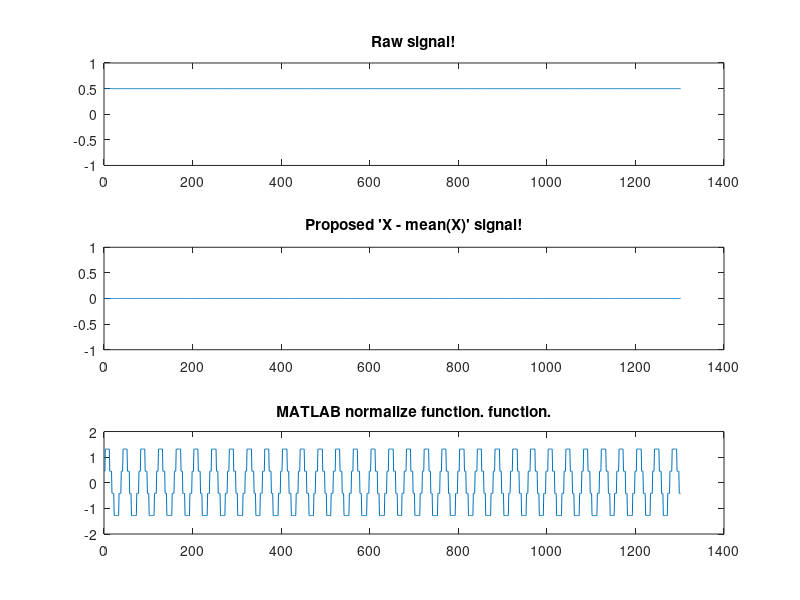
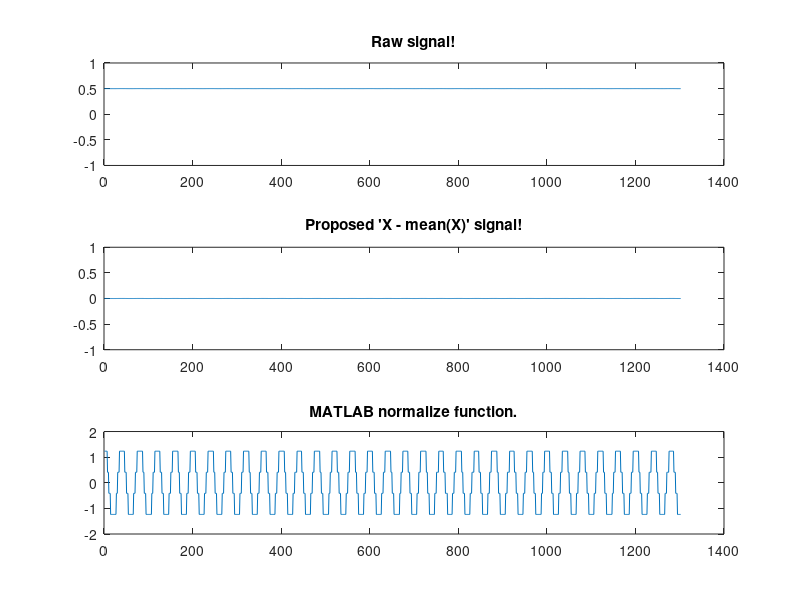
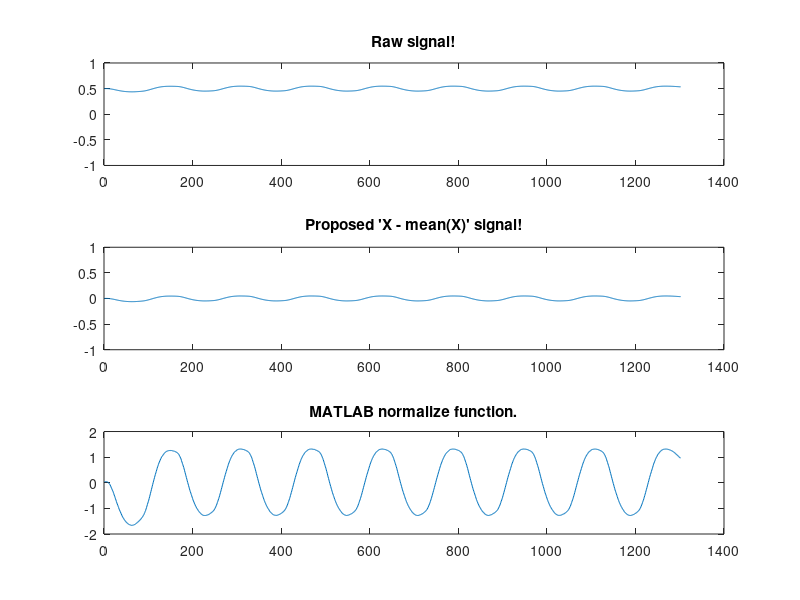
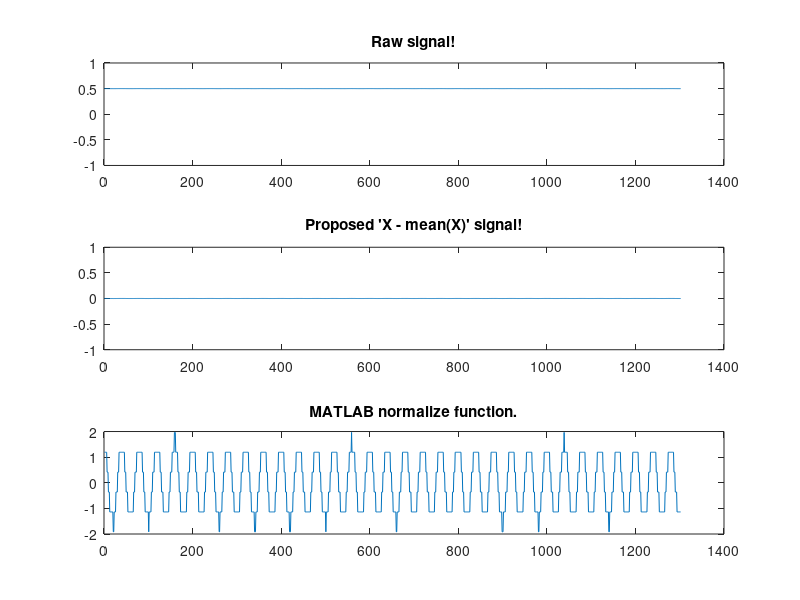

MATLAB code to generate these figures, in order:
%mducng/SoC/D2/G2touch
%%%%%%%%%%%%%%%%%%%%%%%%%%%%%%%%%%%%%%%%%%%%%%%%%%%%%%%%%%%%%%%%%%%%%%%%%%%
clc;
clear;
close all;
%%%%%%%%%%%%%%%%%%%%%%%%%%%%%%%%%%%%%%%%%%%%%%%%%%%%%%%%%%%%%%%%%%%%%%%%%%%
load ./DataConverted/C0_1.txt;
load ./DataConverted/C1_1.txt;
load ./DataConverted/C2_1.txt;
load ./DataConverted/C3_1.txt;
load ./DataConverted/C4_1.txt;
load ./DataConverted/C5_1.txt;
load ./DataConverted/C6_1.txt;
load ./DataConverted/C7_1.txt;
%%%%%%%%%%%%%%%%%%%%%%%%%%%%%%%%%%%%%%%%%%%%%%%%%%%%%%%%%%%%%%%%%%%%%%%%%%%
%Subtract mean
C0_1Test    = C0_1 - mean(C0_1);
C1_1Test    = C1_1 - mean(C1_1);
C2_1Test    = C2_1 - mean(C2_1);
C3_1Test    = C3_1 - mean(C3_1);
C4_1Test    = C4_1 - mean(C4_1);
C5_1Test    = C5_1 - mean(C5_1);
C6_1Test    = C6_1 - mean(C6_1);
C7_1Test    = C7_1 - mean(C7_1);
%Normalize MATLAB function
C0_1Nor     = normalize(C0_1);
C1_1Nor     = normalize(C1_1);
C2_1Nor     = normalize(C2_1);
C3_1Nor     = normalize(C3_1);
C4_1Nor     = normalize(C4_1);
C5_1Nor     = normalize(C5_1);
C6_1Nor     = normalize(C6_1);
C7_1Nor     = normalize(C7_1);
%%%%%%%%%%%%%%%%%%%%%%%%%%%%%%%%%%%%%%%%%%%%%%%%%%%%%%%%%%%%%%%%%%%%%%%%%%%
figure(1);
subplot(3,1,1);
plot(C0_1);
title("Raw signal!");
axis([0 1400 -1 1]);
subplot(3,1,2);
plot(C0_1Test);
title("Proposed 'X - mean(X)' signal!");
axis([0 1400 -1 1]);
subplot(3,1,3);
plot(C0_1Nor);
title("MATLAB normalize function. function.");
axis([0 1400 -2 2]);
%%%%%%%%%%%%%%%%%%%%%%%%%%%%%%%%
figure(2);
subplot(3,1,1);
plot(C1_1);
title("Raw signal!");
axis([0 1400 -1 1]);
subplot(3,1,2);
plot(C1_1Test);
title("Proposed 'X - mean(X)' signal!");
axis([0 1400 -1 1]);
subplot(3,1,3);
plot(C1_1Nor);
title("MATLAB normalize function.");
axis([0 1400 -2 2]);
%%%%%%%%%%%%%%%%%%%%%%%%%%%%%%%%
figure(3);
subplot(3,1,1);
plot(C2_1);
title("Raw signal!");
axis([0 1400 -1 1]);
subplot(3,1,2);
plot(C2_1Test);
title("Proposed 'X - mean(X)' signal!");
axis([0 1400 -1 1]);
subplot(3,1,3);
plot(C2_1Nor);
title("MATLAB normalize function.");
axis([0 1400 -2 2]);
%%%%%%%%%%%%%%%%%%%%%%%%%%%%%%%%
figure(4);
subplot(3,1,1);
plot(C3_1);
title("Raw signal!");
axis([0 1400 -1 1]);
subplot(3,1,2);
plot(C3_1Test);
title("Proposed 'X - mean(X)' signal!");
axis([0 1400 -1 1]);
subplot(3,1,3);
plot(C3_1Nor);
title("MATLAB normalize function.");
axis([0 1400 -2 2]);
%%%%%%%%%%%%%%%%%%%%%%%%%%%%%%%%
figure(5);
subplot(3,1,1);
plot(C4_1);
title("Raw signal!");
axis([0 1400 -1 1]);
subplot(3,1,2);
plot(C4_1Test);
title("Proposed 'X - mean(X)' signal!");
axis([0 1400 -1 1]);
subplot(3,1,3);
plot(C4_1Nor);
title("MATLAB normalize function.");
axis([0 1400 -2 2]);
%%%%%%%%%%%%%%%%%%%%%%%%%%%%%%%%
figure(6);
subplot(3,1,1);
plot(C5_1);
title("Raw signal!");
axis([0 1400 -1 1]);
subplot(3,1,2);
plot(C5_1Test);
title("Proposed 'X - mean(X)' signal!");
axis([0 1400 -1 1]);
subplot(3,1,3);
plot(C5_1Nor);
title("MATLAB normalize function.");
axis([0 1400 -2 2]);
%%%%%%%%%%%%%%%%%%%%%%%%%%%%%%%%
figure(7);
subplot(3,1,1);
plot(C6_1);
title("Raw signal!");
axis([0 1400 -1 1]);
subplot(3,1,2);
plot(C6_1Test);
title("Proposed 'X - mean(X)' signal!");
axis([0 1400 -1 1]);
subplot(3,1,3);
plot(C6_1Nor);
title("MATLAB normalize function.");
axis([0 1400 -2 2]);
%%%%%%%%%%%%%%%%%%%%%%%%%%%%%%%%
figure(8);
subplot(3,1,1);
plot(C7_1);
title("Raw signal!");
axis([0 1400 -1 1]);
subplot(3,1,2);
plot(C7_1Test);
title("Proposed 'X - mean(X)' signal!");
axis([0 1400 -1 1]);
subplot(3,1,3);
plot(C7_1Nor);
title("MATLAB normalize function.");
axis([0 1400 -2 2]);
%%%%%%%%%%%%%%%%%%%%%%%%%%%%%%%%%%%%%%%%%%%%%%%%%%%%%%%%%%%%%%%%%%%%%%%%%%%